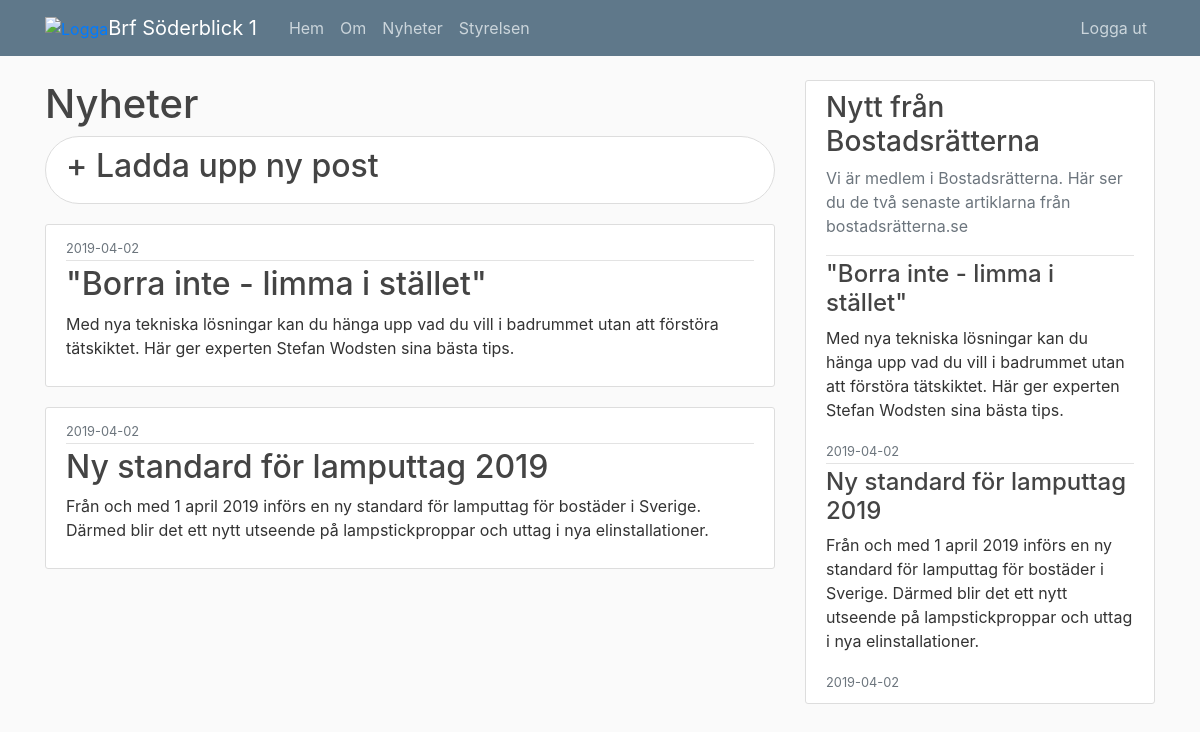
/news (signed in), run on the app's committed database.
### BRF/models.py (models this page shows, shortened)
class Post(db.Model):
    id = db.Column(db.Integer, primary_key=True)
    title = db.Column(db.String(100), nullable=False)
    date_posted = db.Column(db.DateTime, nullable=False, default=datetime.utcnow)
    content = db.Column(db.Text, nullable=False)
    user_id = db.Column(db.Integer, db.ForeignKey('user.id'), nullable=False)

### BRF/routes.py (the view)
@app.route("/news")
@login_required
def news():
    posts = Post.query.all()
    return render_template("news.html",title="Nyheter", posts=posts)

### BRF/models.py (called while the page is built)
@login_manager.user_loader
def load_user(user_id):
    return User.query.get(int(user_id))

### BRF/templates/news.html
{%extends "layout.html"%}
{%block content%}
    <h1 class="rubrik">Nyheter</h1>
    {% if current_user.image_file == '2' %}
    <a class="article-title" href="{{ url_for('new_post') }}"><div class='button'>
      <h2> + Ladda upp ny post </h2>
    </div></a>
    {% endif %}
    {% for post in posts %}
    <article class="media content-section">
      <div class="media-body">
        <div class="article-metadata">
          <small class="text-muted">{{ post.date_posted.strftime('%Y-%m-%d') }}</small>
        </div>
        <h2><a class="article-title" href="{{ url_for('post', post_id=post.id) }}">{{ post.title }}</a></h2>
        <p class="article-content">{{ post.content }}</p>
      </div>
    </article>
  {% endfor %}
{%endblock content%}

### BRF/templates/layout.html (shortened to what this page needs)
<!DOCTYPE html>
<html>
<head>
    <link rel="stylesheet" href="https://maxcdn.bootstrapcdn.com/bootstrap/4.0.0/css/bootstrap.min.css">
    <link rel="stylesheet" type="text/css" href="{{ url_for('static', filename='main.css') }}">
</head>
<body>
    <header class="site-header">
      <nav class="navbar navbar-expand-md navbar-dark bg-steel fixed-top">
        <div class="container">
          <a href="/"><img src="https://www.pythonanywhere.com/user/hexish/files/home/hexish/HI/BRF/Soderblicken.png" alt="Logga" width="40px" height="45px"></a>
          <a class="navbar-brand mr-4" href="/">Brf Söderblick 1</a>
          <div class="collapse navbar-collapse" id="navbarToggle">
            <div class="navbar-nav mr-auto">
              <a class="nav-item nav-link" href="{{ url_for('home') }}">Hem</a>
              <a class="nav-item nav-link" href="{{ url_for('about') }}">Om</a>
              <a class="nav-item nav-link" href="{{ url_for('news') }}">Nyheter</a>
              <a class="nav-item nav-link" href="{{ url_for('styrelsen') }}">Styrelsen</a>
            </div>
            <div class="navbar-nav">
              {% if current_user.is_authenticated %}
                <a class="nav-item nav-link" href="{{ url_for('logout') }}">Logga ut</a>
              {% else %}
                <a class="nav-item nav-link" href="{{ url_for('login') }}">Logga in</a>
                <a class="nav-item nav-link" href="{{ url_for('register') }}">Registrera</a>
              {% endif %}
            </div>
          </div>
        </div>
      </nav>
    </header>
    <main role="main" class="container">
      <div class="row">
        <div class="col-md-8">
          {% block content %}{% endblock %}
        </div>
        <div class="col-md-4">
          <div class="content-section">
              <h3>Nytt från Bostadsrätterna</h3>
              <p class='text-muted'>Vi är medlem i Bostadsrätterna. Här ser du de två senaste artiklarna från bostadsrätterna.se
              {% for post in posts %}
              <article>
                <div class="media-body">
                  <div class="article-metadata">
                  </div>
                  <h4><a class="article-title" href="{{ url_for('post', post_id=post.id) }}">{{ post.title }}</a></h4>
                  <p class="article-content">{{ post.content }}</p>
                  <small class="text-muted">{{ post.date_posted.strftime('%Y-%m-%d') }}</small>
                </div>
              </article>
                {% endfor %}
          </div>
        </div>
      </div>
    </main>
</body>
</html>

### BRF/static/main.css (style rules this page uses)
body { background: #fafafa; color: #333333; margin-top: 5rem; }
h1, h2, h3, h4, h5, h6 { color: #444444; }
.button { background: #ffffff; border: 1px solid #dddddd; padding: 10px 20px; border-radius: 50px; margin-bottom: 20px; }
.bg-steel { background-color: #5f788a; }
.site-header .navbar-nav .nav-link { color: #cbd5db; }
.content-section { background: #ffffff; padding: 10px 20px; border: 1px solid #dddddd; border-radius: 3px; margin-bottom: 20px; }
.article-title { color: #444444; }
.article-content { white-space: pre-line; }
.article-metadata { padding-bottom: 1px; margin-bottom: 4px; border-bottom: 1px solid #e3e3e3 }

### data on the page
Post: date_posted "2019-04-02", title "\"Borra inte - limma i stället\"", content "Med nya tekniska lösningar kan du hänga upp vad du vill i badrummet utan att förstöra tätskiktet. Här ger experten Stefan Wodsten sina bästa tips."
Post: date_posted "2019-04-02", title "Ny standard för lamputtag 2019", content "Från och med 1 april 2019 införs en ny standard för lamputtag för bostäder i Sverige. Därmed blir det ett nytt utseende på lampstickproppar och uttag i nya elinstallationer."
